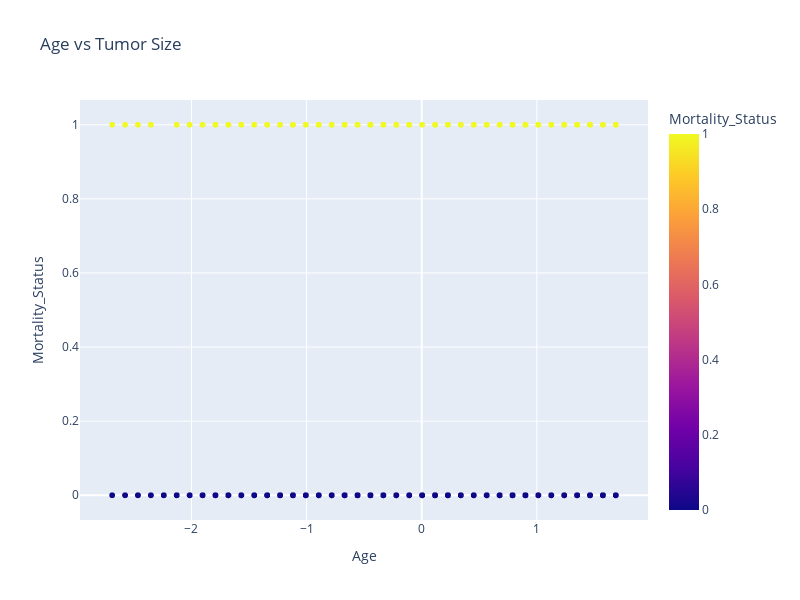

The notebook cell this image was saved under:
### Code cell
fig = px.scatter(df,x='Age',y='Mortality_Status',color='Mortality_Status',title='Age vs Tumor Size',width=800,height=600)

fig.show()

### Figure 1 — Plotly figure (JSON) as saved in the notebook; plotly's stock layout.template omitted (floating-point values rounded to 4 significant figures; data arrays with more than 128 entries replaced by an {"elided": "..."} marker saying what was removed)
{"data": [{"hovertemplate": "Age=%{x}<br>Mortality_Status=%{marker.color}<extra></extra>", "legendgroup": "", "marker": {"color": {"elided": "3254 int values"}, "coloraxis": "coloraxis", "symbol": "circle"}, "mode": "markers", "name": "", "showlegend": false, "type": "scattergl", "x": {"elided": "3254 float values"}, "xaxis": "x", "y": {"elided": "3254 int values"}, "yaxis": "y"}], "layout": {"coloraxis": {"colorbar": {"title": {"text": "Mortality_Status"}}, "colorscale": [[0, "#0d0887"], [0.1111, "#46039f"], [0.2222, "#7201a8"], [0.3333, "#9c179e"], [0.4444, "#bd3786"], [0.5556, "#d8576b"], [0.6667, "#ed7953"], [0.7778, "#fb9f3a"], [0.8889, "#fdca26"], [1, "#f0f921"]]}, "height": 600, "legend": {"tracegroupgap": 0}, "title": {"text": "Age vs Tumor Size"}, "width": 800, "xaxis": {"anchor": "y", "domain": [0, 1], "title": {"text": "Age"}}, "yaxis": {"anchor": "x", "domain": [0, 1], "title": {"text": "Mortality_Status"}}}}
